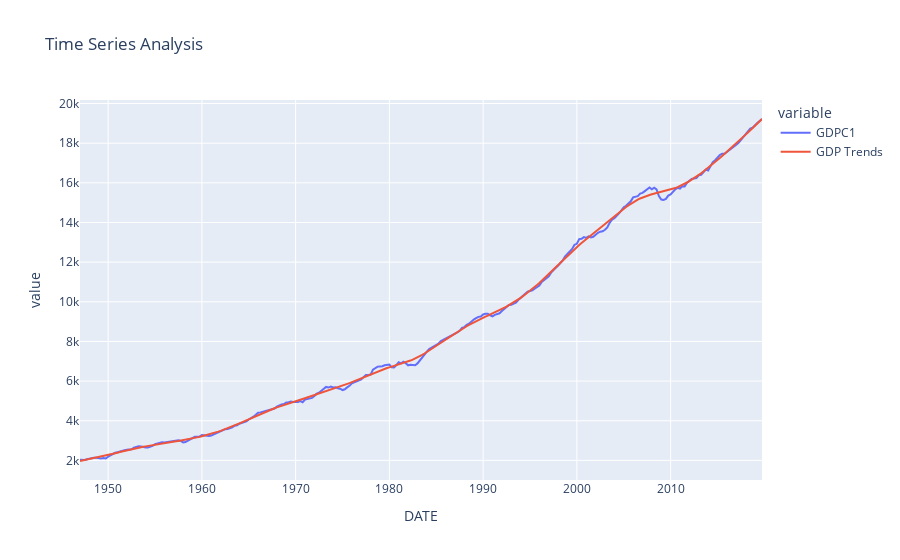

The cell this chart's notebook holds for it:
### Code cell
# Overlapping the Trend with the Original Time Series Data
fig = px.line(gdp, title='Time Series Analysis')

# Add each column to the line chart
fig.add_scatter(x=gdp_trend.index, y=gdp_trend, name='GDP Trends')

# Display the chart
fig.show()

### Figure 1 — Plotly figure (JSON) as saved in the notebook; plotly's stock layout.template omitted (floating-point values rounded to 4 significant figures; data arrays with more than 128 entries replaced by an {"elided": "..."} marker saying what was removed)
{"data": [{"hovertemplate": "variable=GDPC1<br>DATE=%{x}<br>value=%{y}<extra></extra>", "legendgroup": "GDPC1", "line": {"color": "#636efa", "dash": "solid"}, "marker": {"symbol": "circle"}, "mode": "lines", "name": "GDPC1", "orientation": "v", "showlegend": true, "type": "scatter", "x": {"elided": "292 str values"}, "xaxis": "x", "y": {"elided": "292 float values"}, "yaxis": "y"}, {"name": "GDP Trends", "type": "scatter", "x": {"elided": "292 str values"}, "y": {"elided": "292 float values"}}], "layout": {"legend": {"title": {"text": "variable"}, "tracegroupgap": 0}, "title": {"text": "Time Series Analysis"}, "xaxis": {"anchor": "y", "domain": [0, 1], "title": {"text": "DATE"}}, "yaxis": {"anchor": "x", "domain": [0, 1], "title": {"text": "value"}}}}
